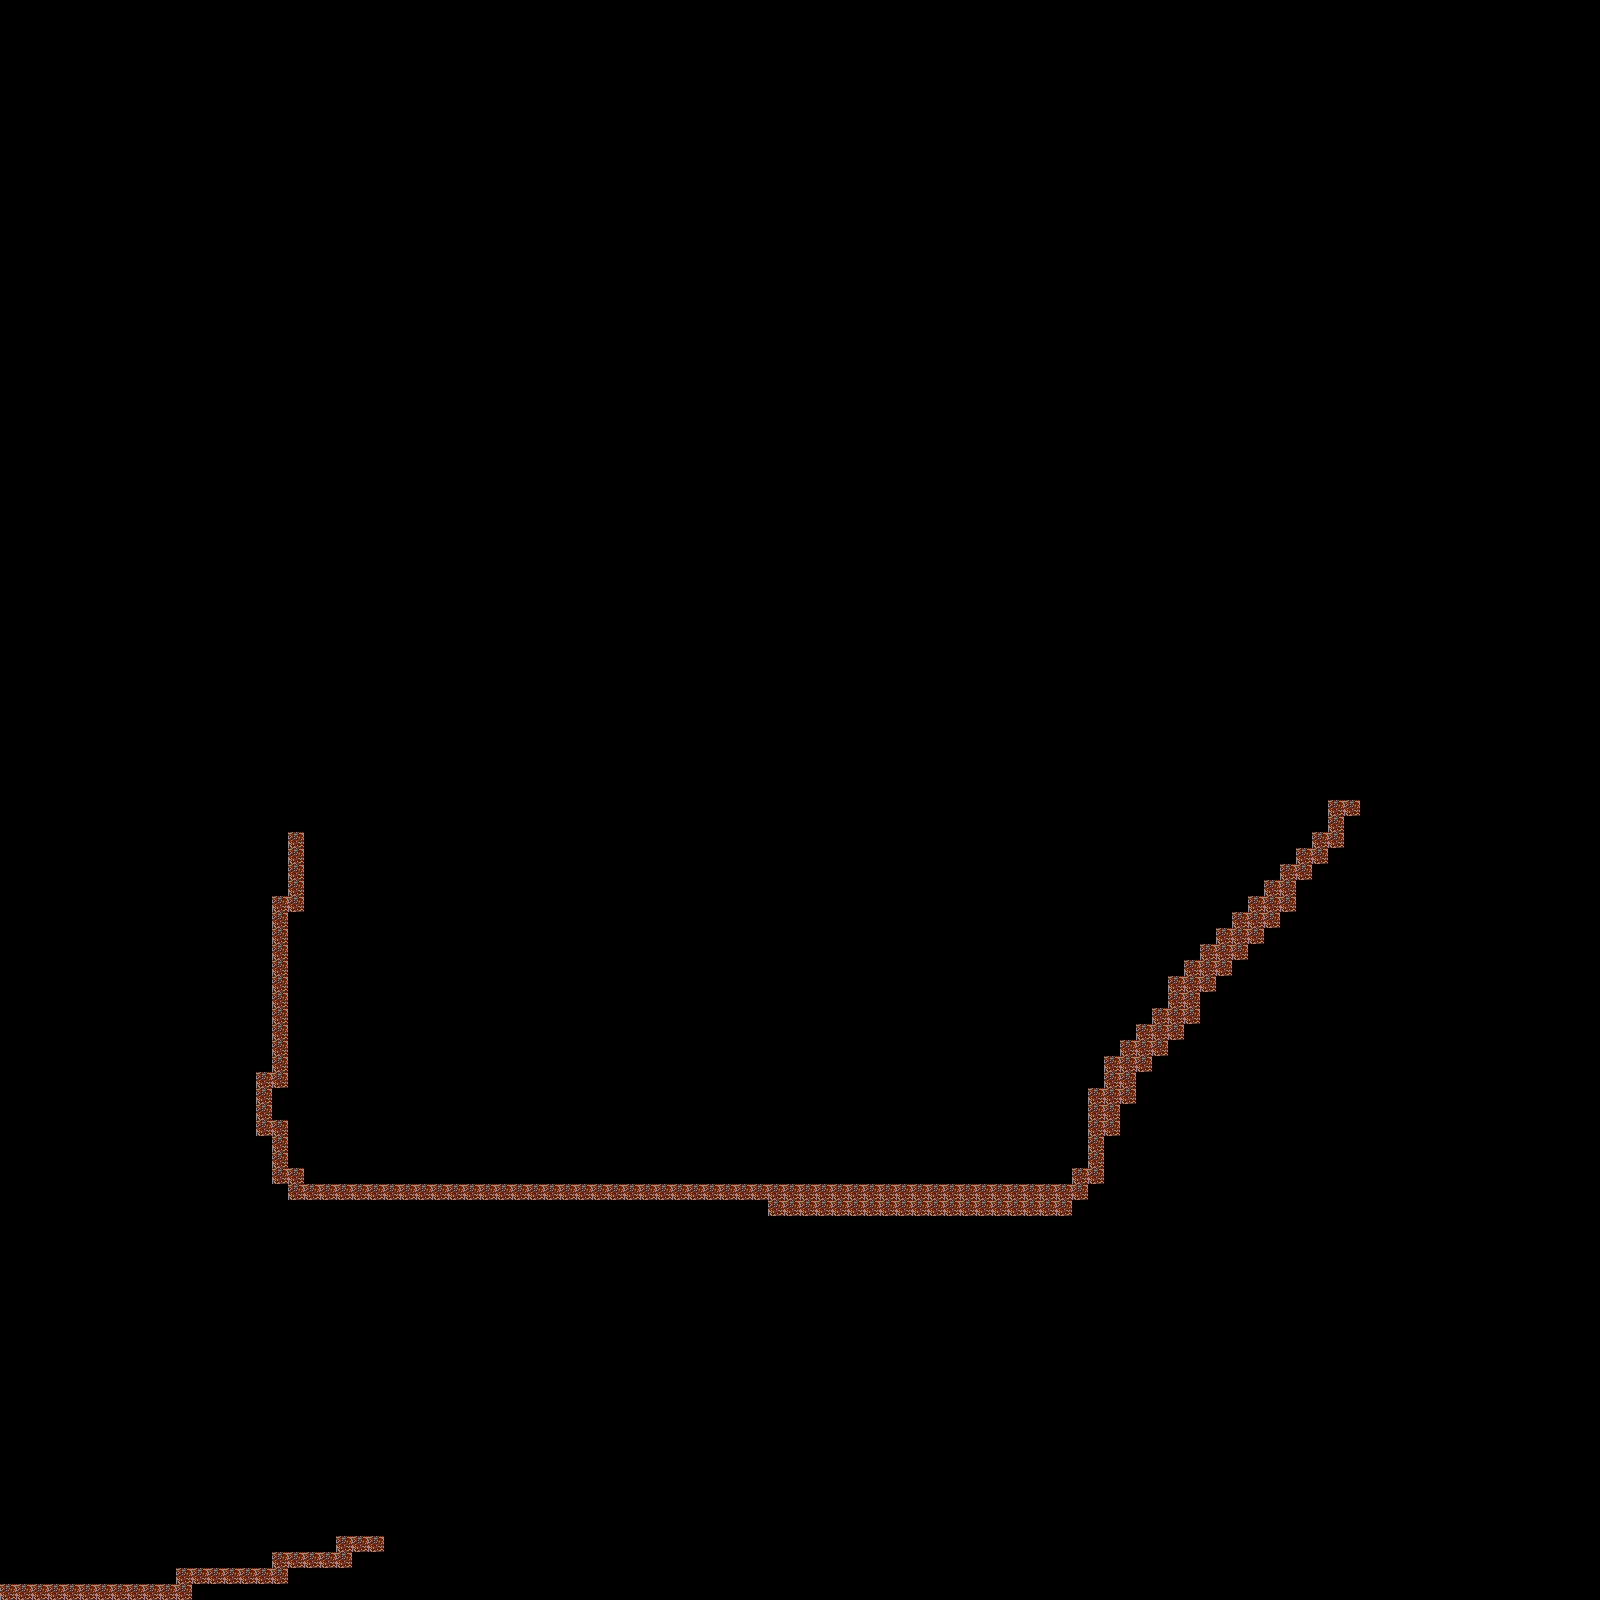

Rendered tile map (Tiled .tmx) drawn with the repository's tilesets; below, a short description and the map source with its tile grids summarised:
An orthogonal 100x100 tile map with 16x16 px tiles, 1 tile layer (collision).

<map version="1.2" tiledversion="1.3.4" orientation="orthogonal" renderorder="right-down" width="100" height="100" tilewidth="16" tileheight="16" infinite="0" nextlayerid="7" nextobjectid="17">
 <tileset firstgid="1" source="Tiles.tsx" />
 <layer id="1" name="collision" width="100" height="100">
  <data>[10000 cells, 178 non-empty, 1 distinct tile ids]</data>
 </layer>
</map>
